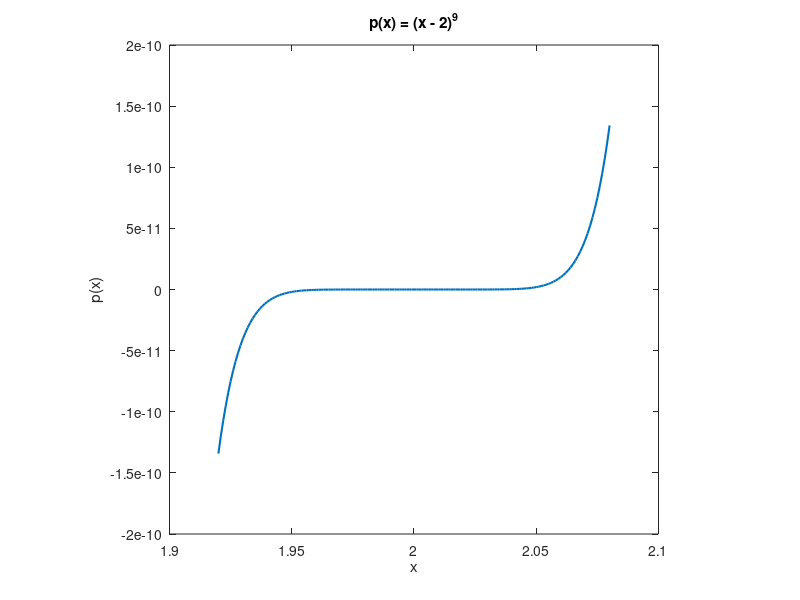
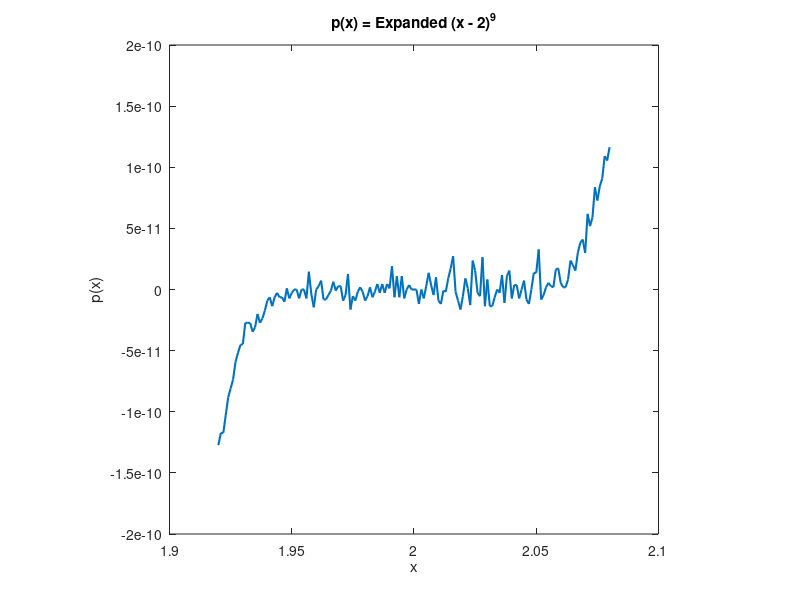

MATLAB code for these plots, in order:
% Homework 1 problem 2
% Author: Caleb Jacobs
% Date last modified 26-08-2021


% Polynomial defintions
p1 = @(x) (x - 2) .^ 9;
p2 = @(x) x.^9 - 18*x.^8 + 144*x.^7 - 672*x.^6 + 2016*x.^5 - 4032*x.^4 + 5376*x.^3 - 4608*x.^2 + 2304*x - 512;

x = [1.920 : 0.001 : 2.080];

f1 = figure;
plot(x, p1(x), 'LineWidth', 1.5)
axis square
title('p(x) = (x - 2)^9')
xlabel('x')
ylabel('p(x)')
saveas(f1, '2.ii.png')


f2 = figure;
plot(x, p2(x), 'LineWidth', 1.5)
axis square
title('p(x) = Expanded (x - 2)^9')
xlabel('x')
ylabel('p(x)')
saveas(f2, '2.i.png')